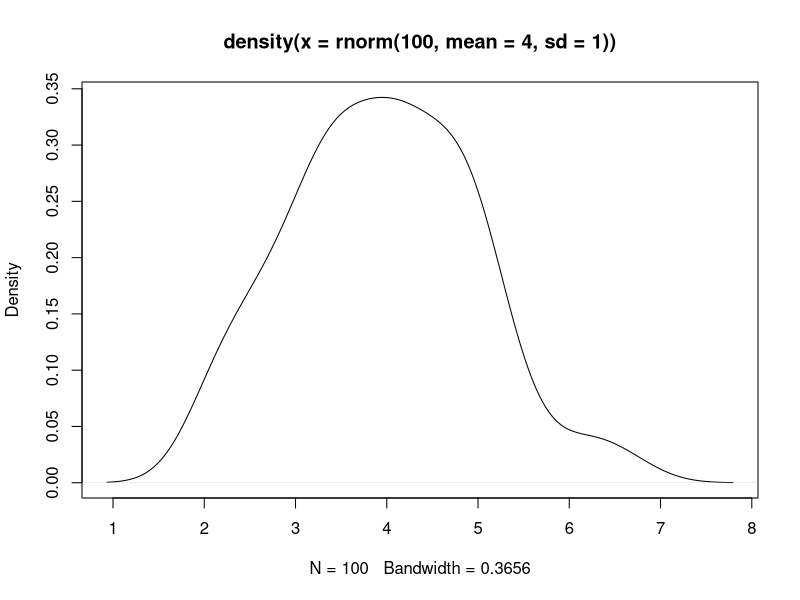
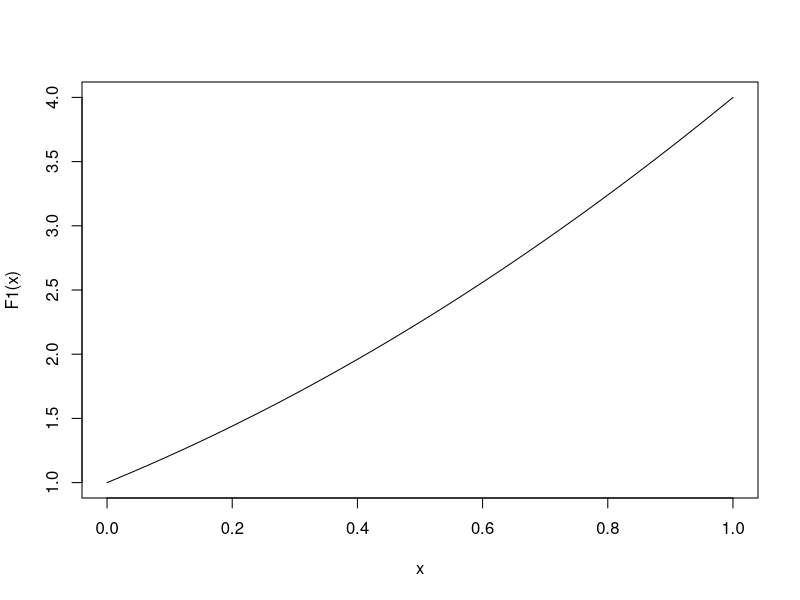

Here is the R script that generated these plots, in order:
## ---- chunk 1
# R 4.1.0
rnorm(100, mean = 4, sd = 1) |>
  density() |>
  plot()
## ---- chunk 2
F1 <- \(x) x^2 + 2*x + 1
class(F1)
Deriv::Deriv(F1)
curve(F1)
## ---- chunk 3
mtcars |>
  subset(cyl == 4) |> 
  {\(d) lm(mpg ~ disp, data = d)}()
## ---- chunk 4
lm_d <- \(d) lm(mpg ~ disp, data = d)
mtcars |>
  subset(cyl == 4) |> 
  lm_d()
